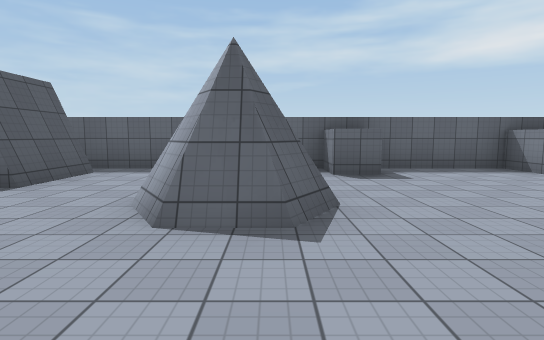
view 1 (above)

22 first-person views from a walk through a Unity game level. The camera is 1.5 m above the floor, tilts 6° down and sees 80° across. The floor is counted in squares, 2.4 m on a side. Each view is taken from the middle of a square. On the plan, view 1 faces up. The plan holds only what a view shows up to about 10 squares ahead; the rest is blank. The player character is not drawn. Surface patterns are stand-ins for the level's own textures.

view 2
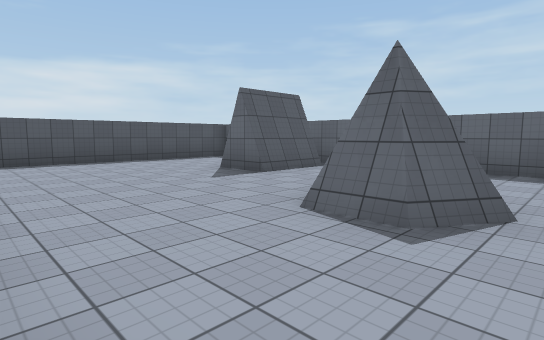

view 3
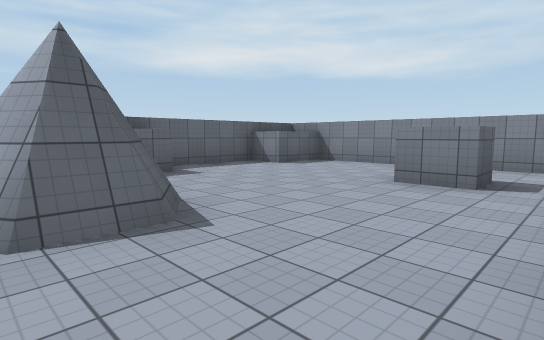

view 4
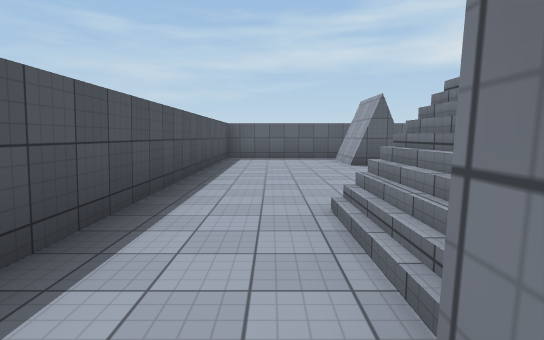

view 5
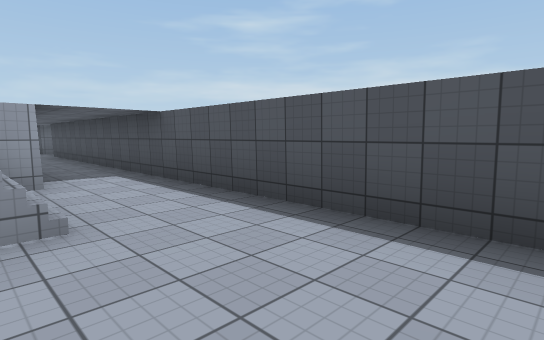

view 6
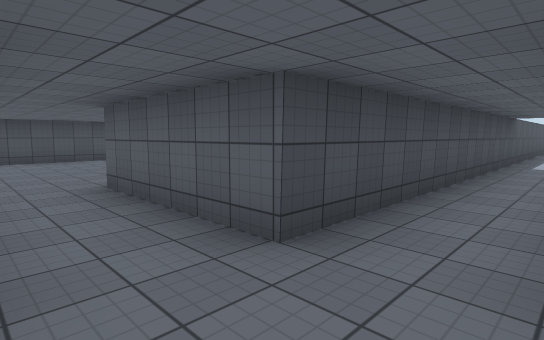

view 7
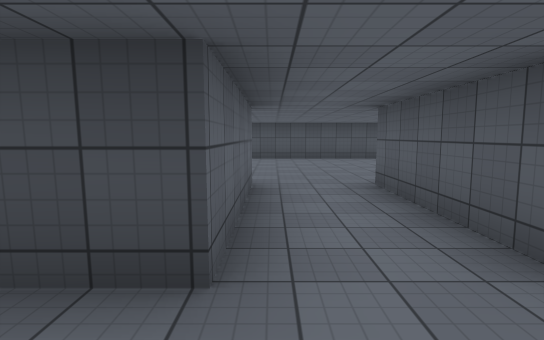

view 8
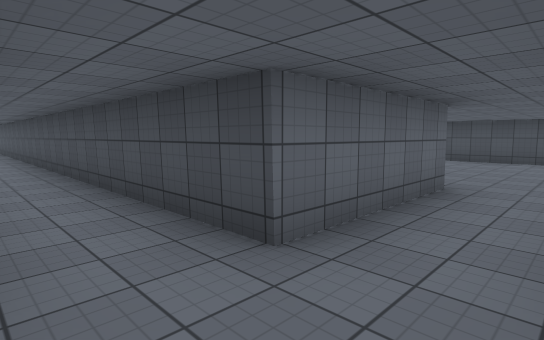

view 9
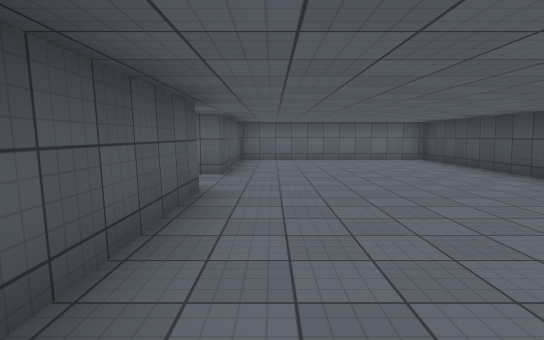

view 10
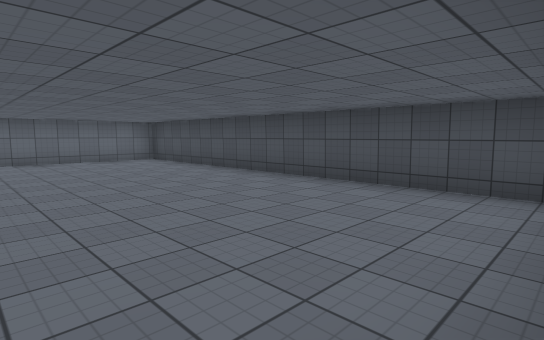

view 11
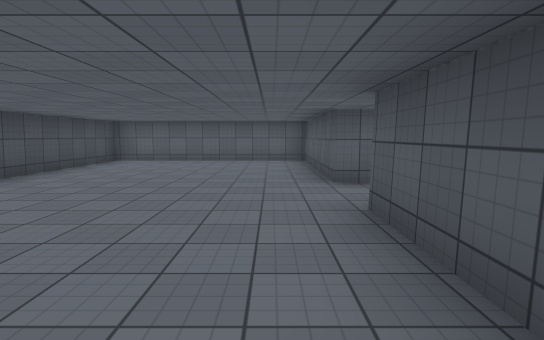

view 12
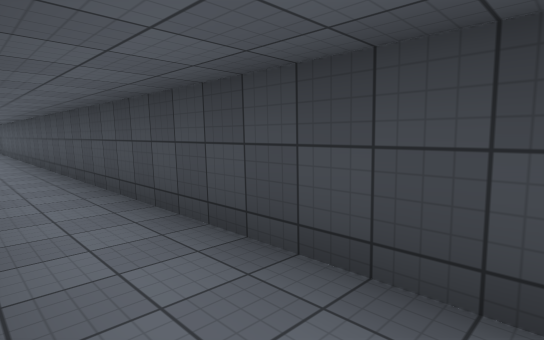

view 13
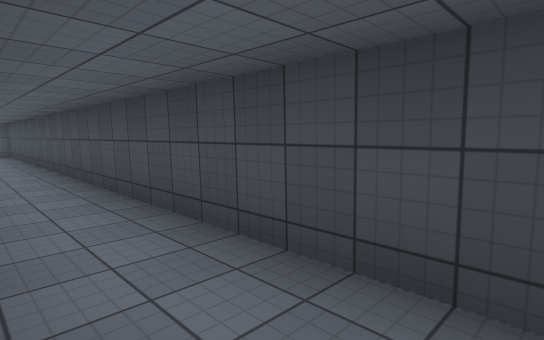

view 14
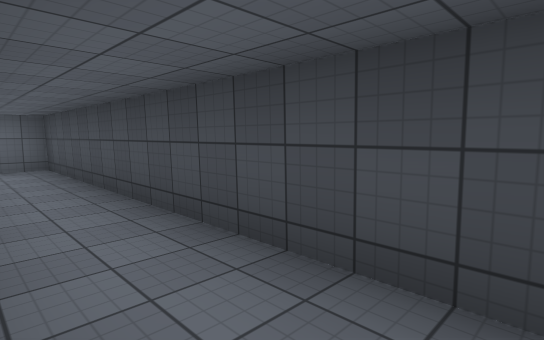

view 15
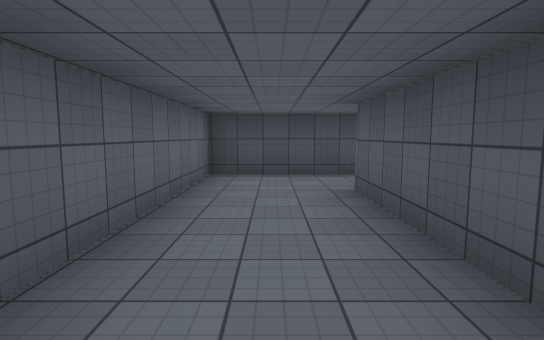

view 16
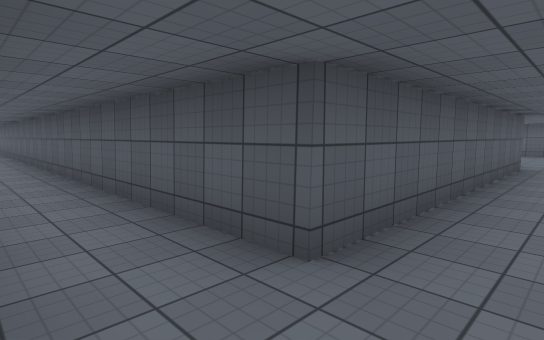

view 17
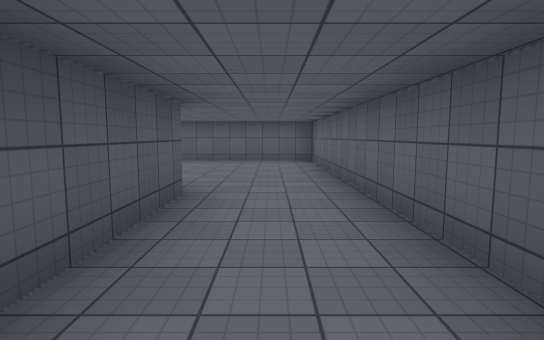

view 18
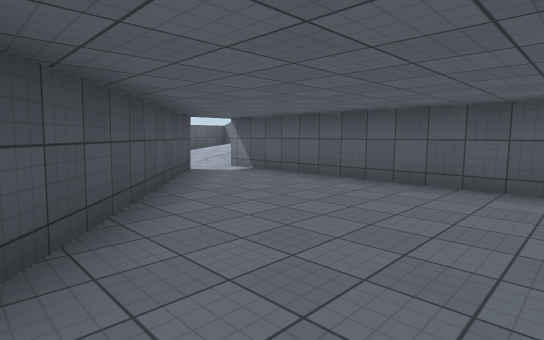

view 19
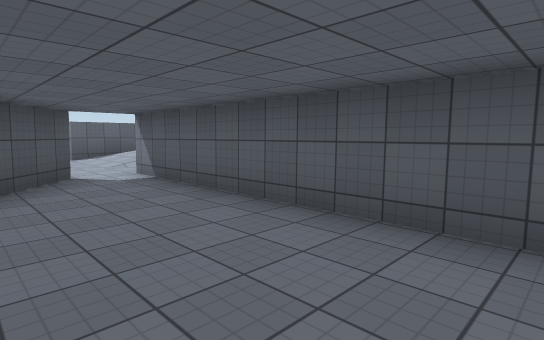

view 20
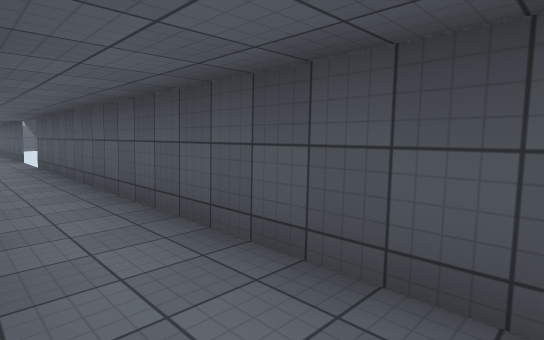

view 21
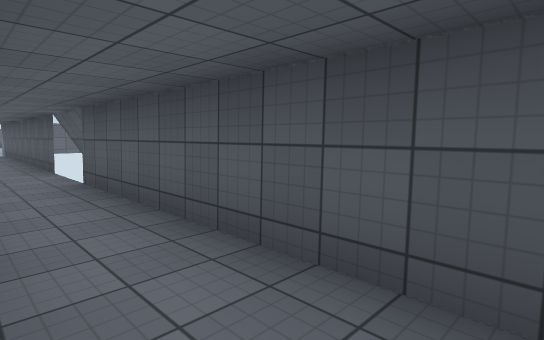

view 22
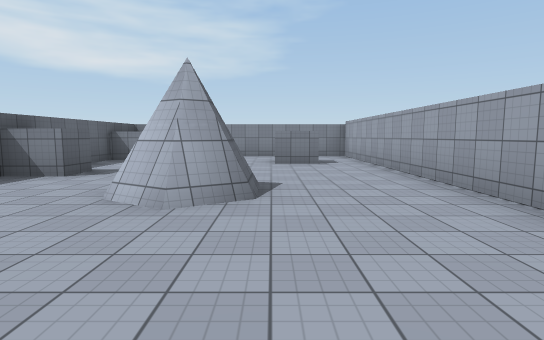

### Floor plan
Points are (right, up) in squares from view 1. A wall is a line through its corners. A room is listed if a view was taken in it or the views show most of it. See-through windows are left out.
Room 1 (views 1, 2, 3, 5, 22)
walls: (-0.7, 2.5) (-0.9, 2.9) (-0.5, 3.5); (-1.1, 2.9) (-0.7, 3.6); (0.2, 3) (-0.1, 2.4); (0.5, 3) (0.2, 2.5) (-0.9, 2.5); (-3.2, 5.6) (-3.2, 3.9) (-4.1, 3.9) (-4.1, 5.6); (1.9, 5.2) (1, 5.2) (1, 6.2) (-7.3, 6.2) (-7.3, -1.5); (4.1, 0.9) (3.3, 0.9) (3.3, 2); (-5.8, -2.5) (-5.4, -2.5); (6, -0.2) (6, 5.2) (4.5, 5.2) (4.5, 6.2) (2, 6.2)
low walls: (-0.9, 2.5) (-1.1, 2.9)
ways out: opening at (-6.5, -2.5) to room 2
Room 2 (views 4, 6, 7, 8, 9, 10, 11, 12, 13, 14, 16, 20, 21)
walls: (-5.8, -9.8) (-5.8, -2.5); (-5.5, -10.6) (-5.5, -9.6); (-7.3, -1.5) (-7.3, -9.7) (-10.2, -9.7) (-10.2, -5.8) (-14.9, -5.8) (-14.9, -14.5) (-10.2, -14.5) (-10.2, -11.3) (-7.3, -11.3) (-7.3, -28) (-5.5, -28); (-5.8, -26) (-5.8, -11.2)
ways out: opening at (-6.5, -2.5) to room 1; opening at (-5, -27) to room 3
Room 3 (views 15, 17, 18, 19)
walls: (0.5, -26) (-5.8, -26); (4.3, -21.5) (1.1, -25.3); (-5.5, -28) (5.2, -28) (5.2, -21.5)
ways out: opening at (-5, -27) to room 2; opening at (5, -22)

Where each view was taken, in squares from view 1:
view 1: 0 up, 0 right, facing up
view 2: 0 up, 1 right, facing up-left
view 3: 0 up, 1 left, facing up-right
view 4: 3 down, 6 left, facing up
view 5: 2 up, 5 left, facing down-left
view 6: 11 down, 6 left, facing up-left
view 7: 11 down, 6 left, facing left
view 8: 10 down, 6 left, facing down-left
view 9: 6 down, 11 left, facing down
view 10: 6 down, 11 left, facing down-left
view 11: 14 down, 11 left, facing up
view 12: 14 down, 6 left, facing down-left
view 13: 16 down, 6 left, facing down-left
view 14: 21 down, 6 left, facing down-left
view 15: 27 down, 2 left, facing left
view 16: 27 down, 7 left, facing up-right
view 17: 27 down, 3 left, facing right
view 18: 27 down, 1 right, facing up-right
view 19: 27 down, 3 right, facing up-right
view 20: 19 down, 7 left, facing up-right
view 21: 16 down, 7 left, facing up-right
view 22: 2 up, 4 left, facing right
